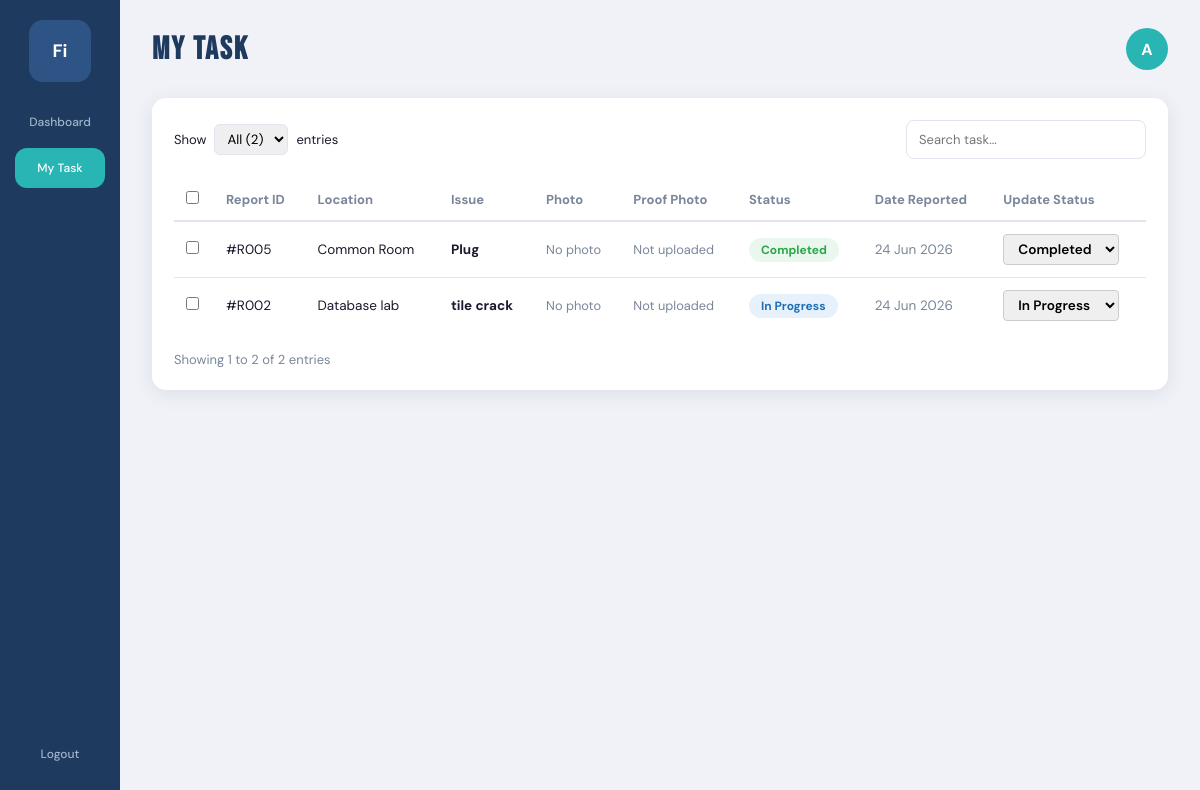
The app's page /my-taskM.php (signed in) with its own data.
### tables this page shows
CREATE TABLE `report` (
  `reportID` varchar(100) NOT NULL,
  `adminID` varchar(50) DEFAULT NULL,
  `userID` varchar(50) NOT NULL,
  `staffID` varchar(50) DEFAULT NULL,
  `title` varchar(150) DEFAULT NULL,
  `description` text DEFAULT NULL,
  `DateReported` datetime DEFAULT current_timestamp(),
  `status` enum('Pending','In Progress','Completed','Rejected') DEFAULT 'Pending',
  `location` varchar(255) DEFAULT NULL,
  `attachment` varchar(255) DEFAULT NULL,
  `proof_photo` varchar(255) DEFAULT NULL,
  `reject_reason` text DEFAULT NULL
);

### my-taskM.php (the view, shortened to what this page needs)
<?php
require 'db_connect.php';
$staff_id = $_SESSION['user_id'] ?? '';
$tech_name = $_SESSION['name'] ?? '';
$tasks_query = mysqli_query($conn, "SELECT * FROM report WHERE staffID = '$staff_id' ORDER BY reportID DESC");
$total_count = mysqli_num_rows($tasks_query);
$avatar_letter = strtoupper(substr($tech_name, 0, 1));
?>
<!DOCTYPE html>
<html lang="en">
<head>
    <link rel="stylesheet" href="https://cdn.jsdelivr.net/npm/@tabler/icons-webfont@latest/tabler-icons.min.css">
    <link rel="stylesheet" href="maintanance.css">
</head>
<body>
    <aside class="sidebar">
        <div class="sidebar-logo">
        </div>
        <nav>
            <a href="dashboardM.php" class="nav-item">
                Dashboard
            </a>
            <a href="my-taskM.php" class="nav-item active">
                My Task
            </a>
        </nav>
        <a href="logout.php" class="nav-item">Logout</a>
    </aside>
    <main class="main">
        <header class="topbar">
            <h1 class="topbar-title">MY TASK</h1>
            <div class="topbar-actions">
                <div class="avatar"><?php echo $avatar_letter; ?></div>
            </div>
        </header>
        <div class="table-card">
            <div class="table-controls">
                <div class="show-entries">
                    Show <select id="entriesSelect"><option value="<?php echo $total_count; ?>">All (<?php echo $total_count; ?>)</option></select> entries
                </div>
                <div class="search-box">
                    <input type="text" id="taskSearch" placeholder="Search task...">
                </div>
            </div>
            <table>
                <thead>
                    <tr>
                        <th style="width: 40px;"><input type="checkbox" id="selectAll"></th>
                        <th>Report ID</th>
                        <th>Location</th>
                        <th>Issue</th>
                        <th>Photo</th>
                        <th>Proof Photo</th>
                        <th>Status</th>
                        <th>Date Reported</th>
                        <th>Update Status</th>
                    </tr>
                </thead>
                <tbody id="taskTableBody">
                    <?php if($total_count > 0): ?>
                        <?php while($row = mysqli_fetch_assoc($tasks_query)):
                            $current_status = $row['status'] ?? 'Pending';
                            $attachment = $row['attachment'] ?? null;
                            $ext = $attachment ? strtolower(pathinfo($attachment, PATHINFO_EXTENSION)) : '';
                            $proof = $row['proof_photo'] ?? null;
                        ?>
                        <tr>
                            <td><input type="checkbox" class="row-checkbox"></td>
                            <td>#<?php echo $row['reportID']; ?></td>
                            <td><?php echo htmlspecialchars($row['location'] ?? ''); ?></td>
                            <td><strong><?php echo htmlspecialchars($row['title'] ?? 'No Title'); ?></strong></td>
                            <td>
                                <?php if ($attachment && file_exists($attachment)): ?>
                                    <?php if (in_array($ext, ['png', 'jpg', 'jpeg'])): ?>
                                        <img src="<?php echo htmlspecialchars($attachment); ?>" class="task-thumb" alt="Report photo" onclick="openPhotoModal('<?php echo htmlspecialchars($attachment); ?>')">
                                    <?php else: ?>
                                        <a href="<?php echo htmlspecialchars($attachment); ?>" target="_blank" class="task-file-link">📄 View file</a>
                                    <?php endif; ?>
                                <?php else: ?>
                                    <span class="no-attachment">No photo</span>
                                <?php endif; ?>
                            </td>
                            <td>
                                <?php if ($proof && file_exists($proof)): ?>
                                    <img src="<?php echo htmlspecialchars($proof); ?>" class="task-thumb" alt="Proof photo" onclick="openPhotoModal('<?php echo htmlspecialchars($proof); ?>')">
                                <?php else: ?>
                                    <span class="no-attachment">Not uploaded</span>
                                <?php endif; ?>
                            </td>
                            <td>
                                <?php
                                $badge_class = 'badge-pending';
                                if($current_status == 'In Progress') $badge_class = 'badge-inprogress';
                                if($current_status == 'Completed') $badge_class = 'badge-completed';
                                ?>
                                <span class="status-badge <?php echo $badge_class; ?>">
                                    <?php echo htmlspecialchars($current_status); ?>
                                </span>
                            </td>
                            <td style="color:#7a869a;"><?php echo isset($row['DateReported']) ? date('d M Y', strtotime($row['DateReported'])) : 'N/A'; ?></td>
                            <td>
                                <select name="status_value" class="inline-select status-dropdown" data-reportid="<?php echo $row['reportID']; ?>">
                                    <option value="In Progress" <?php if($current_status == 'In Progress') echo 'selected'; ?>>In Progress</option>
                                    <option value="Completed" <?php if($current_status == 'Completed') echo 'selected'; ?>>Completed</option>
                                </select>
                            </td>
                        </tr>
                        <?php endwhile; ?>
                    <?php else: ?>
                        <tr>
                            <td colspan="9" style="text-align:center;color:#7a869a;padding:2rem;">No records found</td>
                        </tr>
                    <?php endif; ?>
                </tbody>
            </table>
            <div class="table-footer">
                <span id="entryInfo">Showing 1 to <?php echo $total_count; ?> of <?php echo $total_count; ?> entries</span>
            </div>
        </div>
    </main>
</body>
</html>

### maintanance.css (style rules this page uses)
:root { --sidebar-bg: #1e3a5f; --primary: #1e3a5f; --teal: #2ab5b5; --card-blue: #1e3a5f; --card-yellow: #f5c842; --card-pink: #f5a0a0; --card-green: #7ecb7e; --bg: #f0f2f7; --white: #ffffff; --text: #1a1a2e; --text-muted: #7a869a; --border: #e0e4ed; --status-green: #28a745; --status-yellow: #f5a623; --status-blue: #1e6fb5; --shadow: 0 4px 20px rgba(30, 58, 95, .10); --radius: 14px; }
* { margin: 0; padding: 0; box-sizing: border-box; }
body { font-family: 'DM Sans', sans-serif; background: var(--bg); color: var(--text); display: flex; min-height: 100vh; }
a { text-decoration: none; }
.sidebar { width: 120px; background: var(--sidebar-bg); position: fixed; top: 0; left: 0; bottom: 0; display: flex; flex-direction: column; align-items: center; padding: 20px 0; z-index: 100; }
.sidebar-logo { width: 62px; height: 62px; background: #2e5485; border-radius: 14px; display: flex; justify-content: center; align-items: center; color: #fff; font-weight: 700; margin-bottom: 20px; overflow: hidden; }
.sidebar nav { width: 100%; display: flex; flex-direction: column; align-items: center; }
.nav-item { width: 90px; text-align: center; padding: 12px 8px; margin-bottom: 6px; border-radius: 12px; color: #a0b4cc; font-size: 12px; font-weight: 500; transition: .3s; cursor: pointer; }
.nav-item.active { background: var(--teal); color: white; }
.main { flex: 1; margin-left: 120px; padding: 28px 32px; }
.topbar { display: flex; justify-content: space-between; align-items: center; margin-bottom: 28px; }
.topbar-title { font-size: 32px; letter-spacing: 2px; font-family: 'Bebas Neue', sans-serif; color: var(--primary); }
.topbar-actions { display: flex; align-items: center; gap: 16px; }
.avatar { width: 42px; height: 42px; border-radius: 50%; background: var(--teal); color: white; display: flex; justify-content: center; align-items: center; font-weight: 700; font-size: 16px; }
.card, .table-card { background: white; border-radius: var(--radius); box-shadow: var(--shadow); }
.table-card { padding: 22px; }
.table-controls { display: flex; justify-content: space-between; align-items: center; margin-bottom: 20px; }
.show-entries { display: flex; align-items: center; gap: 8px; font-size: 13px; }
.show-entries select { border: 1px solid var(--border); border-radius: 6px; padding: 5px 8px; font-family: 'DM Sans', sans-serif; outline: none; }
.search-box { width: 240px; }
.search-box input { width: 100%; border: 1px solid var(--border); border-radius: 8px; padding: 10px 12px; outline: none; font-family: 'DM Sans', sans-serif; font-size: 13px; }
table { width: 100%; border-collapse: collapse; }
thead th { text-align: left; padding: 12px; border-bottom: 2px solid var(--border); color: var(--text-muted); font-size: 13px; }
tbody td { padding: 12px; border-bottom: 1px solid var(--border); font-size: 13.5px; }
tbody tr:last-child td { border-bottom: none; }
.status-badge { display: inline-block; padding: 4px 12px; border-radius: 20px; font-size: 12px; font-weight: 700; }
.badge-completed { background: #eaf7ee; color: var(--status-green); }
.badge-inprogress { background: #e7f1fb; color: var(--status-blue); }
.table-footer { display: flex; justify-content: space-between; align-items: center; margin-top: 18px; font-size: 13px; color: var(--text-muted); }

### my-taskM.php (style rules this page uses)
.inline-select { padding: 5px 10px; border-radius: 4px; font-family: 'DM Sans', sans-serif; font-size: 0.85rem; font-weight: 600; border: 1px solid #ccc; cursor: pointer; }
.no-attachment { color: #7a869a; font-size: 0.8rem; }

### records on screen
report: reportID "R005", location "Common Room", title "Plug", shows "No photo", shows "Not uploaded", status "Completed", DateReported "24 Jun 2026", status_value "Completed"
report: reportID "R002", location "Database lab", title "tile crack", shows "No photo", status "In Progress", DateReported "24 Jun 2026", status_value "In Progress"

### other values on screen
$avatar_letter "A"
$total_count "2"
